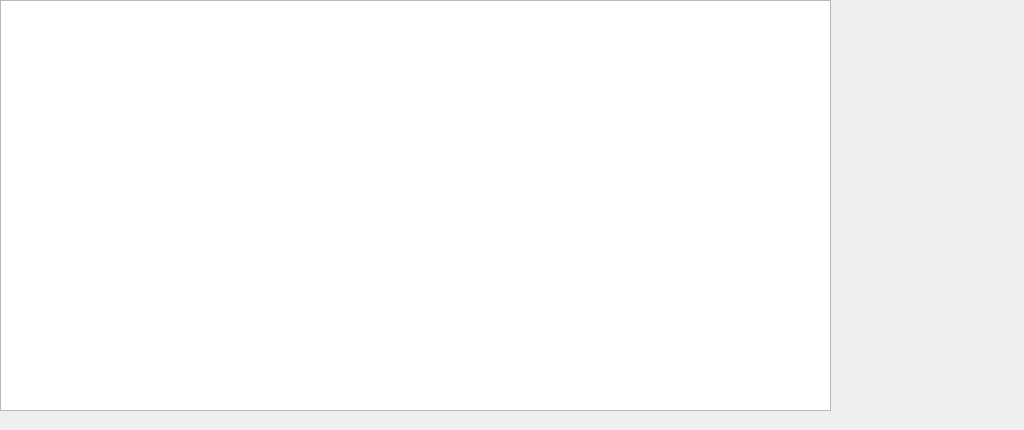
<?xml version="1.0" encoding="UTF-8"?>
<ui version="4.0">
 <class>LogBranchEleWid</class>
 <widget class="QWidget" name="LogBranchEleWid">
  <property name="geometry">
   <rect>
    <x>0</x>
    <y>0</y>
    <width>1024</width>
    <height>430</height>
   </rect>
  </property>
  <property name="font">
   <font>
    <family>Ubuntu</family>
    <pointsize>8</pointsize>
    <italic>false</italic>
    <bold>false</bold>
   </font>
  </property>
  <property name="windowTitle">
   <string>Form</string>
  </property>
  <property name="styleSheet">
   <string notr="true">font: 8pt &quot;Ubuntu&quot;;</string>
  </property>
  <widget class="QTableView" name="tableView">
   <property name="geometry">
    <rect>
     <x>0</x>
     <y>0</y>
     <width>831</width>
     <height>411</height>
    </rect>
   </property>
   <property name="styleSheet">
    <string notr="true">font: 8pt &quot;Ubuntu&quot;;</string>
   </property>
  </widget>
  <widget class="QWidget" name="widget" native="true">
   <property name="geometry">
    <rect>
     <x>839</x>
     <y>0</y>
     <width>181</width>
     <height>411</height>
    </rect>
   </property>
  </widget>
 </widget>
 <resources/>
 <connections/>
</ui>
